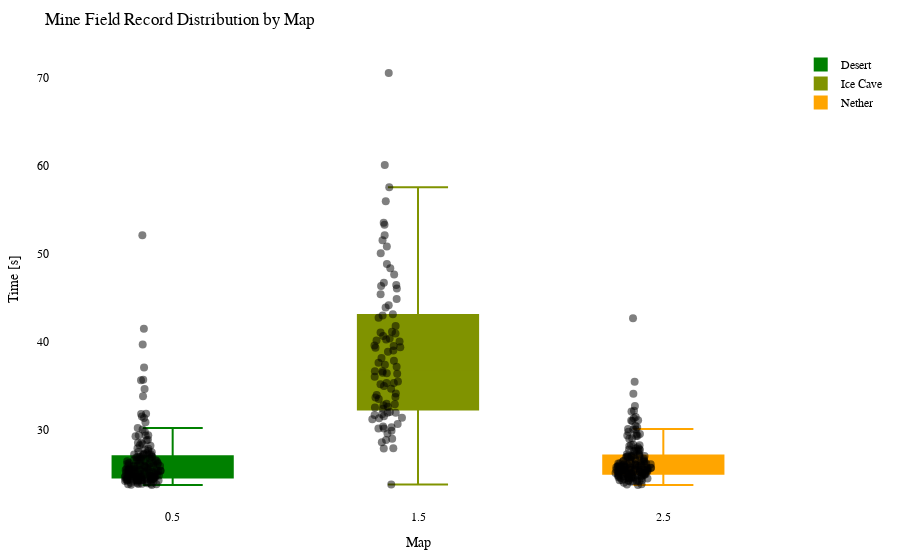

Notebook code cell kept with this figure:
### Code cell
import plotly.graph_objects as go
import plotly.io as pio

df = getRecordsDataframe(minigame="Minenfeld")

# Calculate the offset for centering the data points
num_columns = len(df.columns)
offset = 0.5

# Create a Swarm plot using Plotly
fig = go.Figure()

cmap = LinearSegmentedColormap.from_list("green_orange", ["green", "orange"])
colors = [to_hex(cmap(i / (num_columns - 1))) for i in range(num_columns)]

for i, (column, color) in enumerate(zip(df.columns, colors)):
    x_values = [i + offset] * len(df[column])  # Adjust x-values with offset for horizontal centering
    fig.add_trace(go.Box(x=x_values,
                         y=df[column],
                         name=column,
                         boxpoints='all',
                         pointpos=-0.5,  # Adjust point position to prevent overlapping
                         marker=dict(color='rgba(0,0,0,0.5)', size=8),  # Adjust marker color and size
                         line=dict(color=color),
                         fillcolor=color,
                         hovertext=df_to_html.index,
                         hoverinfo='name+text+y',
                         showlegend=True))

fig.update_layout(title="Mine Field Record Distribution by Map",
                  xaxis=dict(title="Map"),
                  yaxis=dict(title="Time [s]"),
                  showlegend=True,
                  font=dict(family="Arial", size=12, color="black"),  # Customize font
                  plot_bgcolor="white",  # Set background color
                  margin=dict(l=50, r=50, t=50, b=50),  # Adjust margins for better layout
                  )


pio.show(fig)

pio.write_html(fig, "out/minef_swarm_plot.html")

### Figure 1 — Plotly figure (JSON) as saved in the notebook; plotly's stock layout.template omitted (floating-point values rounded to 4 significant figures; data arrays with more than 128 entries replaced by an {"elided": "..."} marker saying what was removed)
{"data": [{"boxpoints": "all", "fillcolor": "#008000", "hoverinfo": "name+text+y", "hovertext": {"elided": "173 str values"}, "line": {"color": "#008000"}, "marker": {"color": "rgba(0,0,0,0.5)", "size": 8}, "name": "Desert", "pointpos": -0.5, "showlegend": true, "type": "box", "x": {"elided": "173 float values"}, "y": {"elided": "173 float values"}}, {"boxpoints": "all", "fillcolor": "#809300", "hoverinfo": "name+text+y", "hovertext": {"elided": "173 str values"}, "line": {"color": "#809300"}, "marker": {"color": "rgba(0,0,0,0.5)", "size": 8}, "name": "Ice Cave", "pointpos": -0.5, "showlegend": true, "type": "box", "x": {"elided": "173 float values"}, "y": {"elided": "173 float values"}}, {"boxpoints": "all", "fillcolor": "#ffa500", "hoverinfo": "name+text+y", "hovertext": {"elided": "173 str values"}, "line": {"color": "#ffa500"}, "marker": {"color": "rgba(0,0,0,0.5)", "size": 8}, "name": "Nether", "pointpos": -0.5, "showlegend": true, "type": "box", "x": {"elided": "173 float values"}, "y": {"elided": "173 float values"}}], "layout": {"font": {"color": "black", "family": "Arial", "size": 12}, "margin": {"b": 50, "l": 50, "r": 50, "t": 50}, "plot_bgcolor": "white", "showlegend": true, "title": {"text": "Mine Field Record Distribution by Map"}, "xaxis": {"title": {"text": "Map"}}, "yaxis": {"title": {"text": "Time [s]"}}}}
